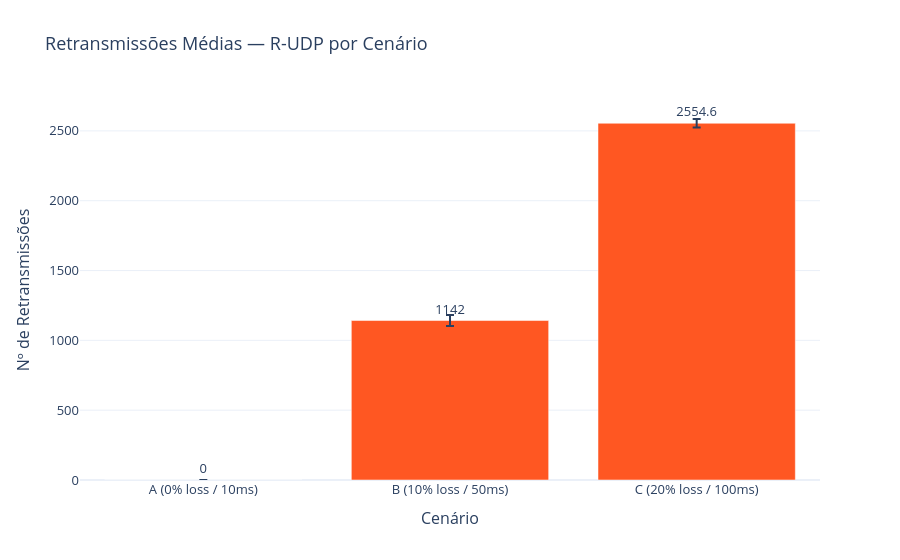

Notebook cell for this chart:
### Markdown cell above
## 5. Gráfico 3 — Retransmissões R-UDP por cenário

### Code cell
rudp = app_df[app_df['protocol'] == 'R-UDP'].copy()

if 'retransmissions' in rudp.columns and not rudp['retransmissions'].isna().all():
    stats_r = rudp.groupby('scenario')['retransmissions'].agg(['mean', 'std']).reset_index()
    stats_r['scenario_label'] = stats_r['scenario'].map(SCENARIO_LABELS)

    fig = go.Figure(go.Bar(
        x=stats_r['scenario_label'],
        y=stats_r['mean'],
        error_y=dict(type='data', array=stats_r['std'].fillna(0).tolist(), visible=True),
        marker_color='#FF5722',
        text=stats_r['mean'].round(1),
        textposition='outside',
    ))
    fig.update_layout(
        title='Retransmissões Médias — R-UDP por Cenário',
        xaxis_title='Cenário', yaxis_title='Nº de Retransmissões',
        template='plotly_white', font=dict(size=13),
    )
    fig.write_html(os.path.join(PLOTS_DIR, 'retransmissions.html'))
    fig.show()
else:
    print('[SKIP] Dados de retransmissão não disponíveis')

### Figure 1 — Plotly figure (JSON) as saved in the notebook; plotly's stock layout.template omitted (floating-point values rounded to 4 significant figures)
{"data": [{"error_y": {"array": [0, 39.71, 30.44], "type": "data", "visible": true}, "marker": {"color": "#FF5722"}, "text": [0, 1142, 2555.0], "textposition": "outside", "type": "bar", "x": ["A (0% loss / 10ms)", "B (10% loss / 50ms)", "C (20% loss / 100ms)"], "y": [0, 1142, 2555.0]}], "layout": {"font": {"size": 13}, "title": {"text": "Retransmissões Médias — R-UDP por Cenário"}, "xaxis": {"title": {"text": "Cenário"}}, "yaxis": {"title": {"text": "Nº de Retransmissões"}}}}
